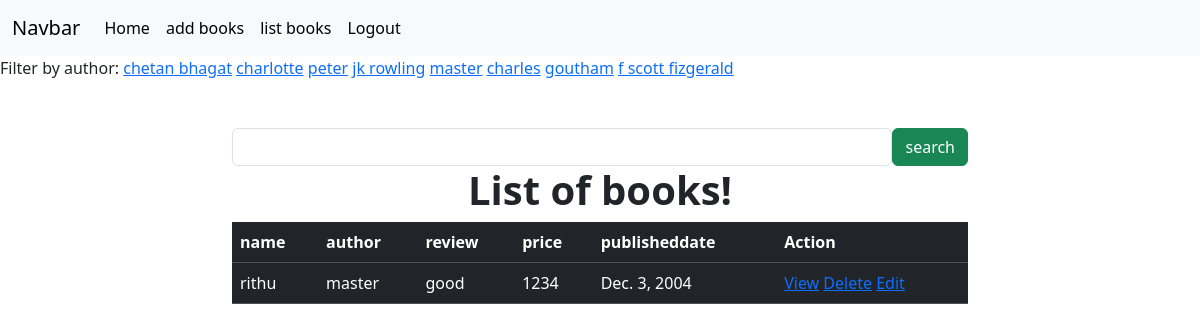
The page /books/all?author=master (signed in) on the database its author committed.
### books/models.py (models this page shows, shortened)
class BooksApp(models.Model):
    name=models.CharField(max_length=200)
    author=models.CharField(max_length=200)
    review=models.CharField(max_length=200)
    price=models.PositiveIntegerField()
    publisheddate=models.DateField()
    profile_pic=models.ImageField(upload_to="images",null=True,blank=True)

### books/views.py (the view)
# urls.py: path('books/all',views.BooksAppListView.as_view(),name="books-all"),
@method_decorator(signin_required,name="dispatch")
class BooksAppListView(View):
    def get(self,request,*args,**kwargs):
        qs=BooksApp.objects.all()
        authors=BooksApp.objects.all().values_list("author",flat=True).distinct()
        print(authors)
        if "author" in request.GET:
            auth=request.GET.get("author")
            qs=qs.filter(author__iexact=auth)
        return render(request,"book_list.html",{"data":qs,"authors":authors})

### books/views.py (called while the page is built)
def signin_required(fn):
    def wrapper(request,*args,**kwargs):
        if not request.user.is_authenticated:
            messages.error(request,"invalid session")
            return redirect("signin")
        else:
            return fn(request,*args,**kwargs)
    return wrapper

### books/templates/book_list.html (shortened to what this page needs)
{%extends 'base.html'%}
{%block body_block%}
<div>
    Filter by author:
    {%for auth in authors%}
    <a href="{%url 'books-all'%}?author={{auth}}">{{auth}}</a>
        {%endfor%}
</div>
<div class="container mt-5">
    <div class="row">
        <div class="col-2"></div>
        <div class="col-8">
            <form action="" method="post">
                <div class="d-flex">
                    <input type="text" name="box" class="form-control">
                    <button type="submit" class="btn btn-success">search</button>
                </div>
            </form>
        </div>
        <div class="col-2"></div>
    </div>
</div>
<h1><center><b>List of books!</b></center></h1>
<div class="container">
    <div class="row">
        <div class="col-2"></div>
        <div class="col-8">
            <table class="table table-dark table-stripped caption-top">
                <tr>
                    <td><b>name</b></td>
                    <td><b>author</b></td>
                    <td><b>review</b></td>
                    <td><b>price</b></td>
                    <td><b>publisheddate</b></td>
                    <td><b>Action</b></td>
                </tr>
                   {%for book in data%}
                   <tr>
                    <td>{{book.name}}</td>
                    <td>{{book.author}}</td>
                    <td>{{book.review}}</td>
                    <td>{{book.price}}</td>
                    <td>{{book.publisheddate}}</td>
                    <td>
                        <a href="{%url 'books-detail' book.id%}">View</a>
                        <a href="{%url 'books-delete' book.id%}">Delete</a>
                        <a href="{%url 'books-edit' book.id%}">Edit</a>
                    </td>
                   </tr>
                   {%endfor%}
            </table>
        </div>
        <div class="col-2"></div>
    </div>
</div>
{%endblock%}

### rows shown on the page
BooksApp: name "rithu", author "master", review "good", price "1234", publisheddate "Dec. 3, 2004"

### other values the page prints
{{ auth }} "chetan bhagat" "charlotte" "peter" "jk rowling" "master" "charles" "goutham" "f scott fizgerald"
